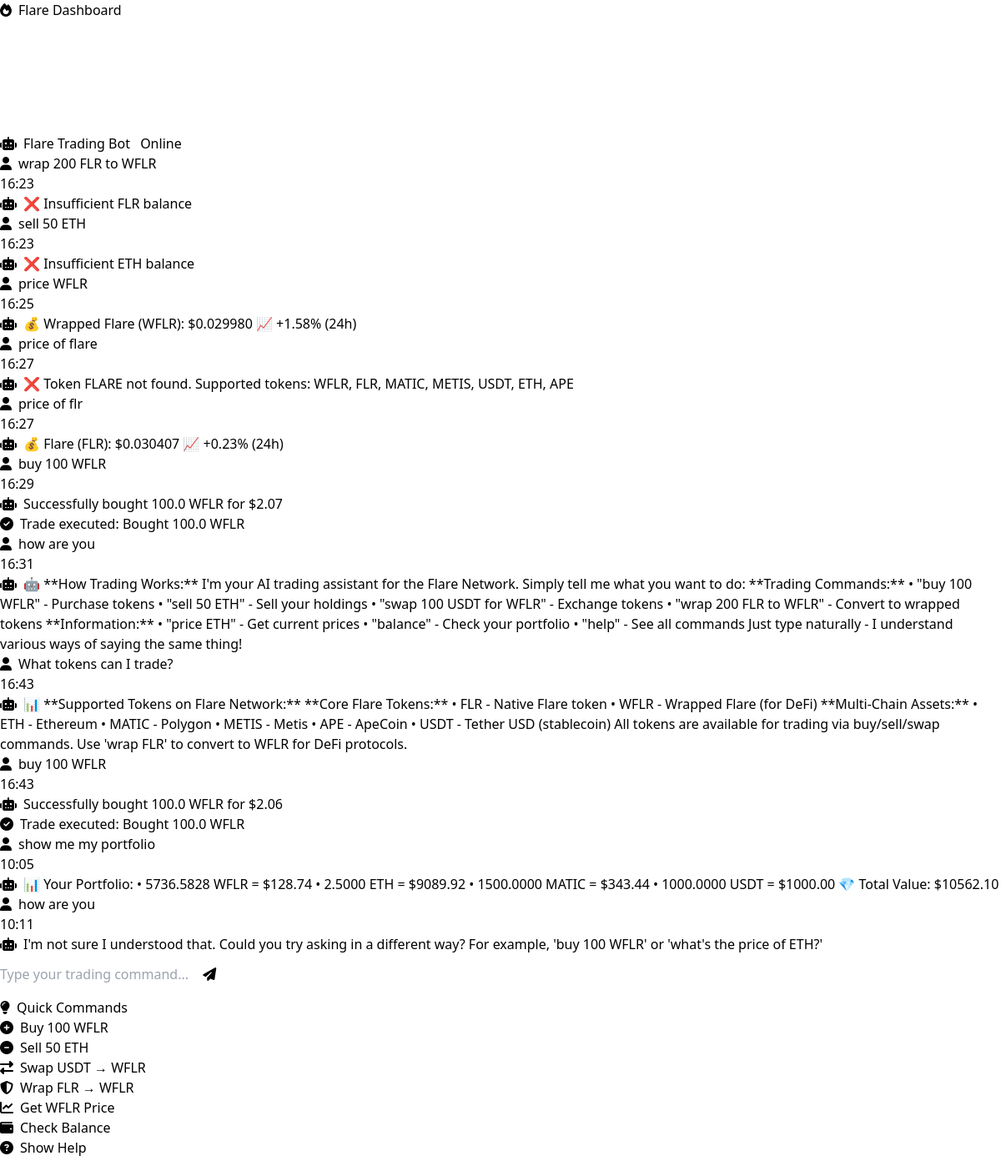
The app's page /chat, older data.
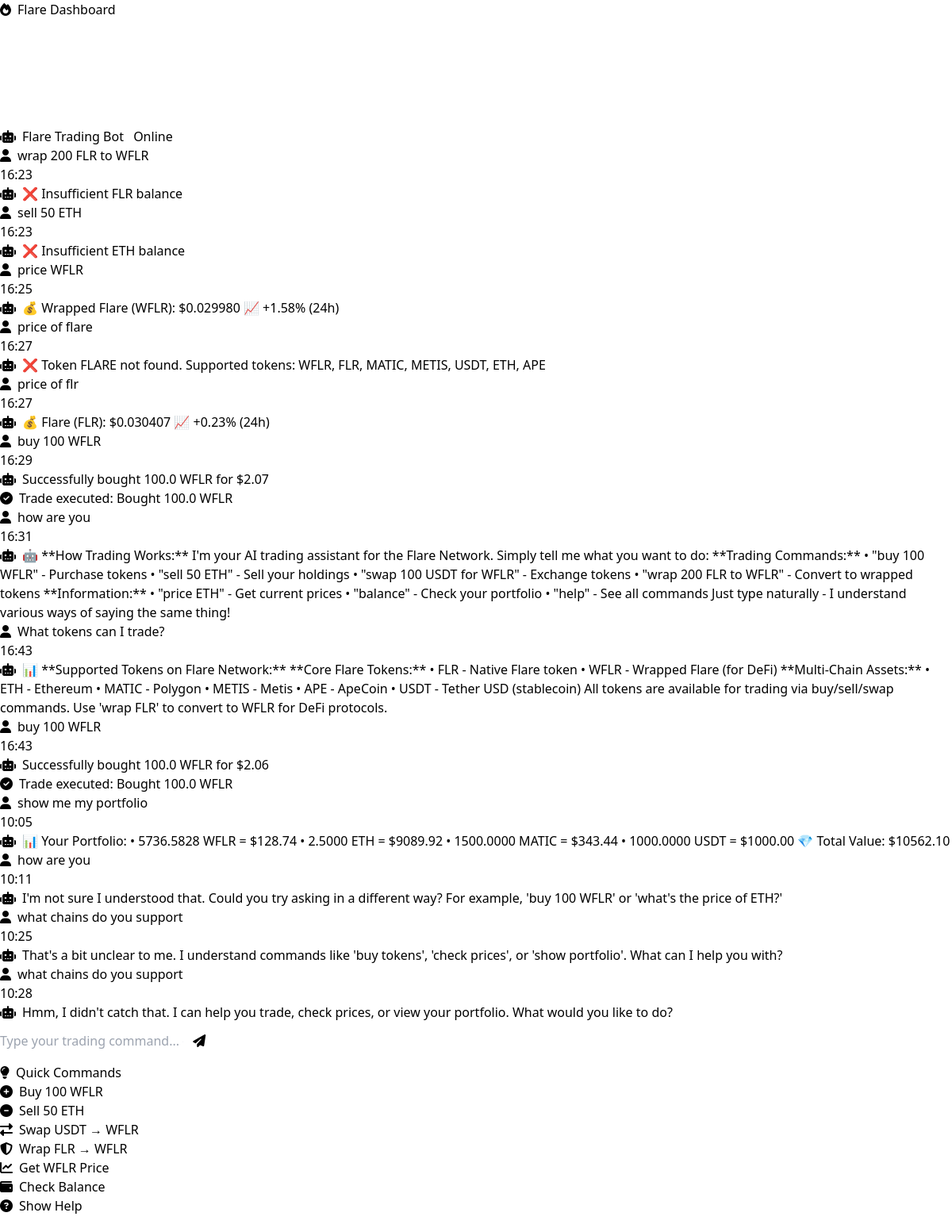
The same page, newer data.
### models.py (models this page shows)
class ChatMessage(db.Model):
    id = db.Column(Integer, primary_key=True)
    message = db.Column(Text, nullable=False)
    response = db.Column(Text, nullable=False)
    trade_executed = db.Column(String(200))
    created_at = db.Column(DateTime, default=datetime.utcnow)

### routes.py (the view)
@app.route('/chat')
def chat():
    messages = ChatMessage.query.order_by(ChatMessage.created_at.desc()).limit(20).all()
    return render_template('chat.html', messages=messages[::-1])

### templates/chat.html (shortened to what this page needs)
{% extends "base.html" %}
{% block content %}
<div class="row">
    <div class="col-lg-8 mx-auto">
        <div class="card bg-dark-custom">
            <div class="card-header">
                <h5 class="card-title mb-0">
                    <i class="fas fa-robot me-2"></i>Flare Trading Bot
                    <span class="badge bg-success ms-2">Online</span>
                </h5>
            </div>
            <div class="card-body">
                <div id="chatMessages" class="chat-container mb-3">
                    {% if messages %}
                        {% for message in messages %}
                        <div class="chat-message user-message">
                            <div class="message-content">
                                <i class="fas fa-user me-2"></i>{{ message.message }}
                            </div>
                            <div class="message-time">{{ message.created_at.strftime('%H:%M') }}</div>
                        </div>
                        <div class="chat-message bot-message">
                            <div class="message-content">
                                <i class="fas fa-robot me-2"></i>{{ message.response }}
                            </div>
                            {% if message.trade_executed %}
                            <div class="trade-info">
                                <i class="fas fa-check-circle text-success me-2"></i>Trade executed: {{ message.trade_executed }}
                            </div>
                            {% endif %}
                        </div>
                        {% endfor %}
                    {% endif %}
                </div>
                <form id="chatForm" class="d-flex">
                    <input type="text" id="chatInput" class="form-control bg-dark text-light me-2"
                           placeholder="Type your trading command... (e.g., 'buy 100 WFLR')" required>
                    <button type="submit" class="btn btn-primary" id="sendButton">
                        <i class="fas fa-paper-plane"></i>
                    </button>
                </form>
            </div>
        </div>
        <div class="card bg-dark-custom mt-4">
            <div class="card-header">
                <h6 class="card-title mb-0">
                    <i class="fas fa-lightbulb me-2"></i>Quick Commands
                </h6>
            </div>
            <div class="card-body">
                <div class="row g-2">
                    <div class="col-md-6">
                        <button class="btn btn-outline-success w-100 quick-command" data-command="buy 100 WFLR">
                            <i class="fas fa-plus-circle me-2"></i>Buy 100 WFLR
                        </button>
                    </div>
                    <div class="col-md-6">
                        <button class="btn btn-outline-danger w-100 quick-command" data-command="sell 50 ETH">
                            <i class="fas fa-minus-circle me-2"></i>Sell 50 ETH
                        </button>
                    </div>
                    <div class="col-md-6">
                        <button class="btn btn-outline-warning w-100 quick-command" data-command="swap 100 USDT for WFLR">
                            <i class="fas fa-exchange-alt me-2"></i>Swap USDT → WFLR
                        </button>
                    </div>
                    <div class="col-md-6">
                        <button class="btn btn-outline-info w-100 quick-command" data-command="wrap 200 FLR to WFLR">
                            <i class="fas fa-shield-alt me-2"></i>Wrap FLR → WFLR
                        </button>
                    </div>
                    <div class="col-md-6">
                        <button class="btn btn-outline-info w-100 quick-command" data-command="price WFLR">
                            <i class="fas fa-chart-line me-2"></i>Get WFLR Price
                        </button>
                    </div>
                    <div class="col-md-6">
                        <button class="btn btn-outline-primary w-100 quick-command" data-command="balance">
                            <i class="fas fa-wallet me-2"></i>Check Balance
                        </button>
                    </div>
                    <div class="col-md-6">
                        <button class="btn btn-outline-secondary w-100 quick-command" data-command="help">
                            <i class="fas fa-question-circle me-2"></i>Show Help
                        </button>
                    </div>
                </div>
            </div>
        </div>
    </div>
</div>
{% endblock %}

### templates/base.html (shortened to what this page needs)
<!DOCTYPE html>
<html lang="en">
<head>
    <script src="https://cdn.tailwindcss.com"></script>
    <link href="https://cdnjs.cloudflare.com/ajax/libs/font-awesome/6.4.0/css/all.min.css" rel="stylesheet">
</head>
<body>
    <nav class="navbar navbar-expand-lg navbar-dark bg-dark-custom">
        <div class="container-fluid">
            <a class="navbar-brand fw-bold" href="{{ url_for('dashboard') }}">
                <i class="fas fa-fire text-primary me-2"></i>Flare Dashboard
            </a>
        </div>
    </nav>
    <main class="container-fluid py-4">
        {% block content %}{% endblock %}
    </main>
</body>
</html>

Row changes from the older to the newer data that the page shows:
added ChatMessage: message "what chains do you support", created_at "10:25", response "That's a bit unclear to me. I understand commands like 'buy tokens', 'check prices', or 'show portfolio'. What can I help you with?"
added ChatMessage: message "what chains do you support", created_at "10:28", response "Hmm, I didn't catch that. I can help you trade, check prices, or view your portfolio. What would you like to do?"
